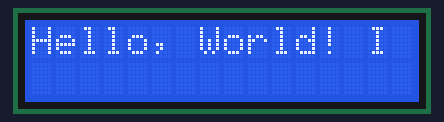
Bench run of a sketch on a simulated Arduino Uno, built with avr-gcc and run on an emulated ATmega328P. On the bench: 16×2 character LCD.

Above: at 0.26 s.
At 0.92 s:
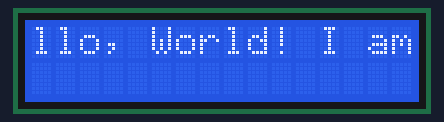
At 1.58 s:
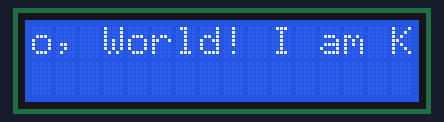
At 2.88 s:
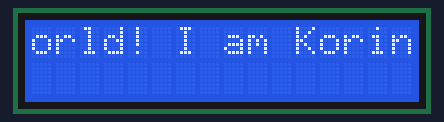
At 5.44 s:
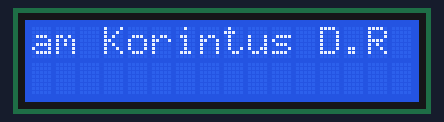
At 10.46 s:
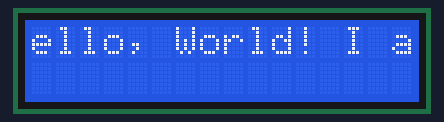

The sketch:

i2c_lcd_sederhana.ino
```cpp
//================================AWAL - SCANNER I2C==================================//

// Menemukan alamat I2C


// #include <Wire.h>

// void setup() {
//   Serial.begin(9600);
//   Wire.begin();

//   Serial.println("\nI2C Scanner");
//   for (byte i = 8; i < 120; i++) {
//     Wire.beginTransmission(i);
//     if (Wire.endTransmission() == 0) {
//       Serial.print("Alamat I2C ditemukan: 0x");
//       Serial.println(i, HEX);
//     }
//   }
// }

// void loop() {

// }


//================================AKHIR - SCANNER I2C==================================//


//================================AWAL - Menampilkan Teks Sederhana==================================//


// #include <Wire.h>
// #include <LiquidCrystal_I2C.h>


// LiquidCrystal_I2C lcd(0x27, 16, 2);

// void setup() {

//   lcd.begin(16, 2);  // Ukuran LCD 16 kolom dan 2 baris

//   // Menyalakan lampu latar LCD
//   lcd.backlight();

//   // Menampilkan pesan pada LCD
//   lcd.setCursor(0, 0);  // Menetapkan posisi kursor di kolom 0, baris 0. Posisi akan berubah jika diubah ke 4.0 atau seterusnya.
//   lcd.print("Hallo, World!"); // Menampilkan pada baris pertama
//   lcd.setCursor(0, 1);  //Pindah baris kedua
//   lcd.print("I am Korintus"); //Menampilkan pada baris kedua
// }

// void loop() {

// }


//================================AKHIR - LCD Menampilkan Teks Sederhana==================================//


//================================AWAL - Menampilkan Angka yang Terupdatea==================================//

// #include <Wire.h>
// #include <LiquidCrystal_I2C.h>

// LiquidCrystal_I2C lcd(0x27, 16, 2);

// int count = 0;

// void setup() {
//   lcd.begin(16, 2);
//   lcd.backlight();
// }

// void loop() {
//   lcd.clear();  // Membersihkan layar sebelum menampilkan angka baru
//   lcd.setCursor(0, 0);
//   lcd.print("Counter: ");
//   lcd.setCursor(0, 1);
//   lcd.print(count);
//   count++;  // Menambah angka setiap kali loop berjalan
//   delay(1000);  // Delay 1 detik
// }

//================================AKHIR - Menampilkan Angka yang Terupdatea==================================//


//================================AWAL - Menampilkan Waktu Sistem (Delay)==================================//

// #include <Wire.h>
// #include <LiquidCrystal_I2C.h>

// LiquidCrystal_I2C lcd(0x27, 16, 2);

// unsigned long previousMillis = 0;
// unsigned long interval = 1000;  // Interval 1 detik
// unsigned long currentMillis;

// void setup() {
//   lcd.begin(16, 2);
//   lcd.backlight();
// }

// void loop() {
//   currentMillis = millis();  // Mendapatkan waktu berjalan sistem

//   if (currentMillis - previousMillis >= interval) {
//     previousMillis = currentMillis;  // Menyimpan waktu saat ini

//     lcd.clear();
//     lcd.setCursor(0, 0);
//     lcd.print("Time: ");
//     lcd.setCursor(0, 1);
//     lcd.print(currentMillis / 1000);  // Menampilkan waktu dalam detik
//   }
// }

//================================AKHIR - Menampilkan Waktu Sistem (Delay)==================================//


//================================AWAL - Menampilkan Pesan Berjalan==================================//

#include <Wire.h>
#include <LiquidCrystal_I2C.h>

LiquidCrystal_I2C lcd(0x27, 16, 2);

void setup() {
  lcd.begin(16, 2);
  lcd.backlight();
}

void loop() {
  String message = "Hello, World! I am Korintus D.R";

  // Menggeser pesan ke kiri
  for (int i = 0; i < message.length(); i++) {
    lcd.clear();
    lcd.setCursor(0, 0);
    lcd.print(message.substring(i));
    delay(300);  // Delay 300ms untuk kecepatan geser
  }
}

//================================AKHIR - Menampilkan Pesan Berjalan==================================//
```

Measured:
- by itself, everything shown: repeats every 9.9 s, in 31 steps
